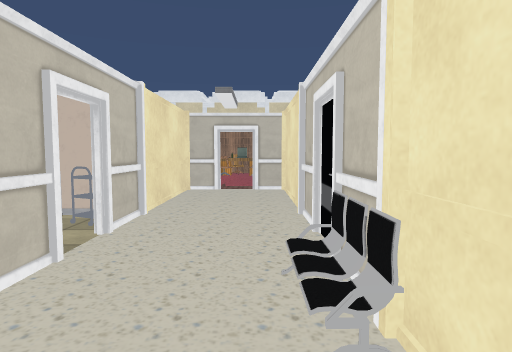
[1] (above)

16 first-person views from a walk through a 3-D level made in the Unity game engine. The camera is 1.4 m above the floor, tilts 4° down and sees 75° across. Doors are open. The floor is counted in squares, 1 m on a side. Each view is taken from the middle of a square. On the plan, view 1 faces up. The plan holds only what a view shows up to about 15 squares ahead; the rest is blank. The place goes on beyond the plan. The player character is not drawn. Some surface patterns are stand-ins.

[2]
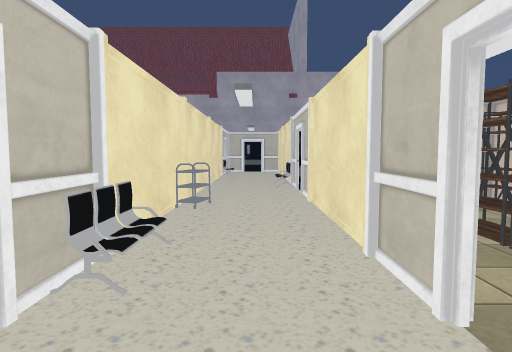

[3]
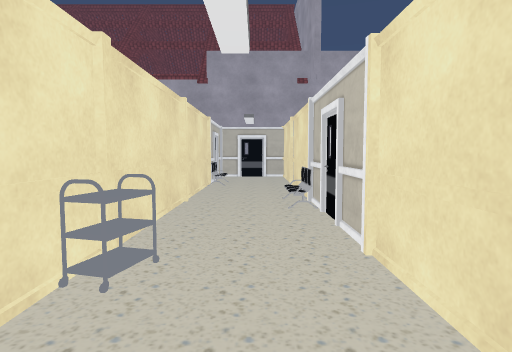

[4]
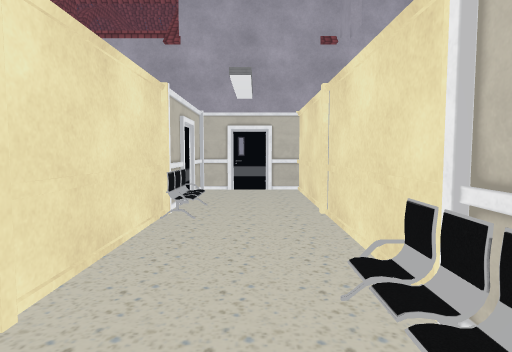

[5]
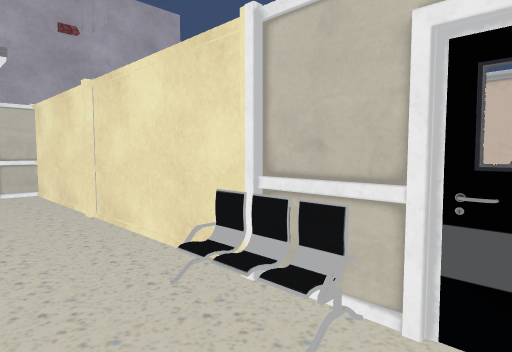

[6]
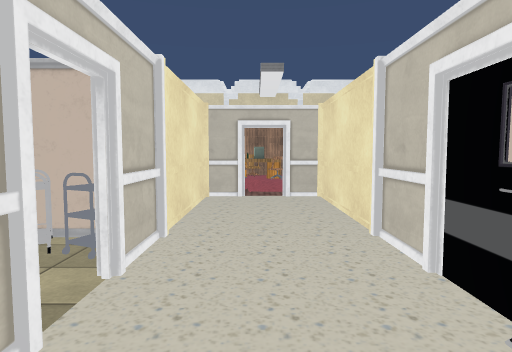

[7]
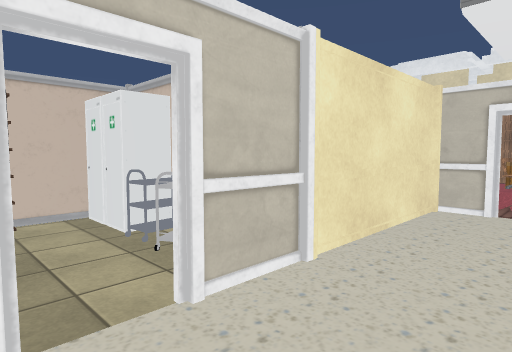

[8]
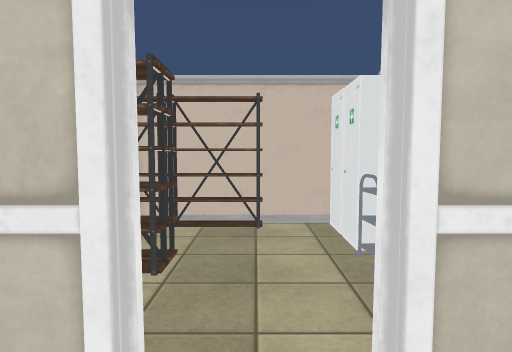

[9]
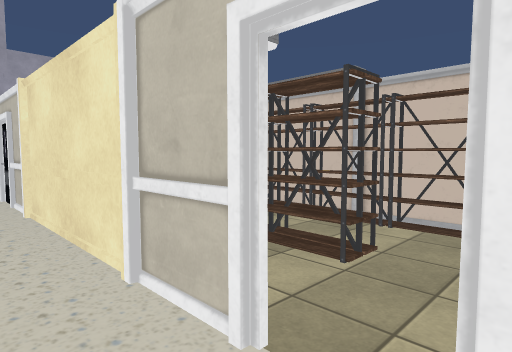

[10]
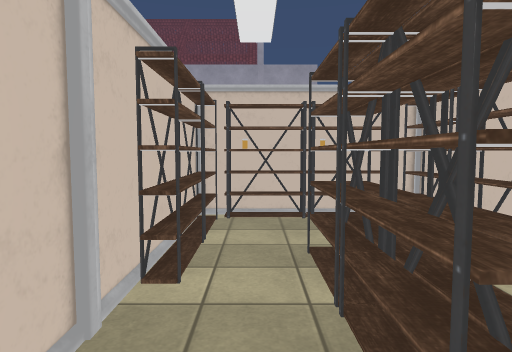

[11]
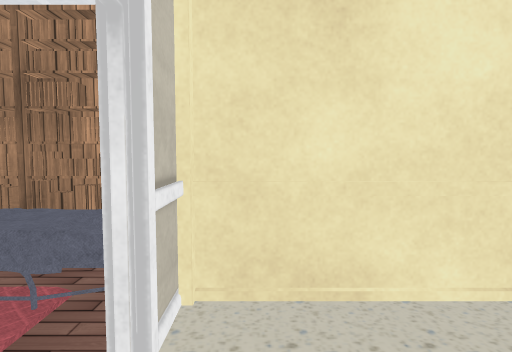

[12]
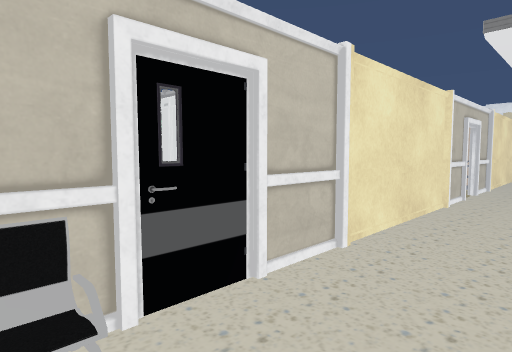

[13]
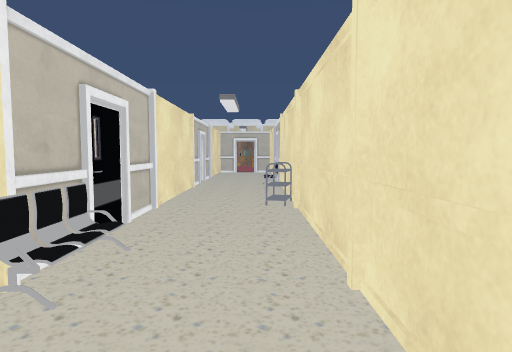

[14]
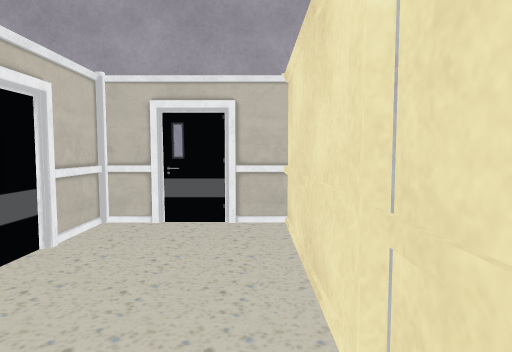

[15]
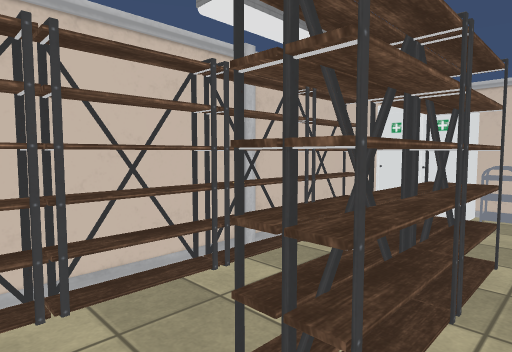

[16]
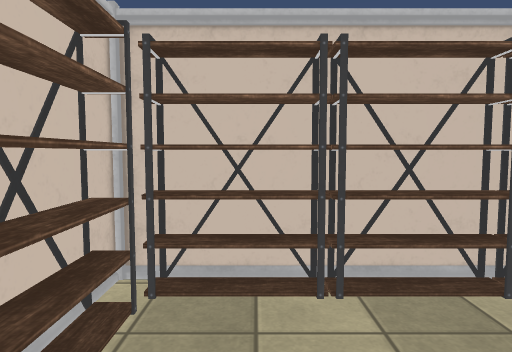

### Floor plan
Ten units are one square. View 1 is at (0, 0); x grows to the right and y downward. Boxes are objects, and circles mark ways between rooms. Rooms are numbered by the first view taken in them; rooms with no view inside come last. Other rooms are left out.
<svg viewBox="-82 -135 102 317">
<path fill="none" stroke="#000" d="M-77 60 -77 65M-26 104 -26 177 11 177 11 -127 -3 -127M-26 -45 -26 85M-25 -75 -35 -75M-13 -127 -26 -127 -26 -55M-51 -38 -51 -3M-56 -39 -47 -39 -47 -4 -56 -4M-56 -22 -46 -22M-71 -51 -71 21 -27 21M-75 -47 -75 5M-35 -75 -60 -75M-77 -69 -77 25M-75 4 -75 21M-32 20 -32 -15M-45 25 -27 25 -27 -34"/>
<rect x="-75" y="25" width="20" height="20" fill="#bbb"><title>other object</title></rect>
<rect x="-65" y="25" width="20" height="20" fill="#bbb"><title>other object</title></rect>
<rect x="-45" y="-75" width="20" height="10" fill="#bbb"><title>other object</title></rect>
<rect x="-25" y="65" width="10" height="10" fill="#bbb"><title>other object</title></rect>
<rect x="-5" y="15" width="20" height="10" fill="#bbb"><title>other object</title></rect>
<rect x="5" y="135" width="10" height="10" fill="#bbb"><title>other object</title></rect>
<rect x="5" y="-25" width="10" height="10" fill="#bbb"><title>other object</title></rect>
<rect x="-75" y="-75" width="10" height="20" fill="#bbb"><title>other object</title></rect>
<rect x="-65" y="-75" width="10" height="20" fill="#bbb"><title>other object</title></rect>
<rect x="-55" y="-65" width="10" height="10" fill="#bbb"><title>other object</title></rect>
<rect x="-55" y="-75" width="10" height="10" fill="#bbb"><title>other object</title></rect>
<circle cx="-30" cy="-50" r="3" fill="#2a7"/>
<text x="-20" y="40">1</text>
<text x="-50" y="-40">2</text>
</svg>
Room 1 opens to room 2.

Where each view was taken, in squares from view 1:
view 1: 0 up, 0 right, facing up
view 2: 7 up, 1 left, facing down
view 3: 2 up, 1 left, facing down
view 4: 5 down, 1 left, facing down
view 5: 5 down, 0 right, facing down-left
view 6: 2 up, 1 left, facing up
view 7: 4 up, 0 right, facing up-left
view 8: 5 up, 1 left, facing left
view 9: 6 up, 1 left, facing down-left
view 10: 5 up, 4 left, facing down
view 11: 12 up, 2 left, facing right
view 12: 7 down, 0 right, facing up-left
view 13: 11 down, 0 right, facing up
view 14: 11 down, 2 left, facing down
view 15: 1 down, 4 left, facing up-left
view 16: 1 down, 4 left, facing left
